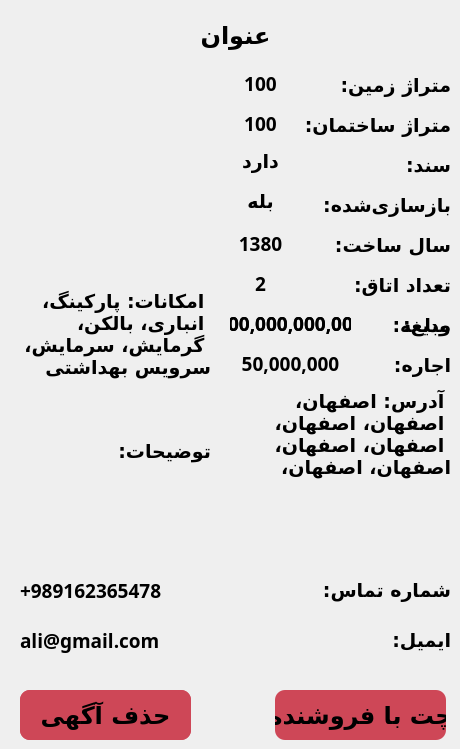
    <widget class="QWidget" name="page_Details_HouseVilla">
     <widget class="QLabel" name="label_detail_hv_total_price_text">
      <property name="geometry">
       <rect>
        <x>360</x>
        <y>310</y>
        <width>91</width>
        <height>31</height>
       </rect>
      </property>
      <property name="font">
       <font>
        <family>B Nazanin</family>
        <pointsize>14</pointsize>
        <weight>75</weight>
        <bold>true</bold>
       </font>
      </property>
      <property name="text">
       <string>مبلغ:</string>
      </property>
      <property name="alignment">
       <set>Qt::AlignLeading|Qt::AlignLeft|Qt::AlignVCenter</set>
      </property>
      <property name="wordWrap">
       <bool>true</bool>
      </property>
     </widget>
     <widget class="QLabel" name="label_45">
      <property name="geometry">
       <rect>
        <x>300</x>
        <y>270</y>
        <width>151</width>
        <height>31</height>
       </rect>
      </property>
      <property name="font">
       <font>
        <family>B Nazanin</family>
        <pointsize>14</pointsize>
        <weight>75</weight>
        <bold>true</bold>
       </font>
      </property>
      <property name="text">
       <string>تعداد اتاق:</string>
      </property>
      <property name="alignment">
       <set>Qt::AlignLeading|Qt::AlignLeft|Qt::AlignVCenter</set>
      </property>
      <property name="wordWrap">
       <bool>true</bool>
      </property>
     </widget>
     <widget class="QLabel" name="label_detail_hv_deposit">
      <property name="geometry">
       <rect>
        <x>230</x>
        <y>310</y>
        <width>121</width>
        <height>31</height>
       </rect>
      </property>
      <property name="font">
       <font>
        <family>B Nazanin</family>
        <pointsize>14</pointsize>
        <weight>75</weight>
        <bold>true</bold>
       </font>
      </property>
      <property name="text">
       <string>100,000,000,000</string>
      </property>
      <property name="alignment">
       <set>Qt::AlignHCenter|Qt::AlignTop</set>
      </property>
      <property name="wordWrap">
       <bool>true</bool>
      </property>
     </widget>
     <widget class="QLabel" name="label_detail_hv_description">
      <property name="geometry">
       <rect>
        <x>10</x>
        <y>440</y>
        <width>201</width>
        <height>121</height>
       </rect>
      </property>
      <property name="font">
       <font>
        <family>B Nazanin</family>
        <pointsize>14</pointsize>
        <weight>75</weight>
        <bold>true</bold>
       </font>
      </property>
      <property name="text">
       <string>توضیحات:</string>
      </property>
      <property name="alignment">
       <set>Qt::AlignLeading|Qt::AlignLeft|Qt::AlignTop</set>
      </property>
      <property name="wordWrap">
       <bool>true</bool>
      </property>
     </widget>
     <widget class="QLabel" name="label_detail_hv_monthly_rent">
      <property name="geometry">
       <rect>
        <x>230</x>
        <y>350</y>
        <width>121</width>
        <height>31</height>
       </rect>
      </property>
      <property name="font">
       <font>
        <family>B Nazanin</family>
        <pointsize>14</pointsize>
        <weight>75</weight>
        <bold>true</bold>
       </font>
      </property>
      <property name="text">
       <string>50,000,000</string>
      </property>
      <property name="alignment">
       <set>Qt::AlignHCenter|Qt::AlignTop</set>
      </property>
      <property name="wordWrap">
       <bool>true</bool>
      </property>
     </widget>
     <widget class="QLabel" name="label_detail_hv_total_price">
      <property name="geometry">
       <rect>
        <x>230</x>
        <y>310</y>
        <width>121</width>
        <height>31</height>
       </rect>
      </property>
      <property name="font">
       <font>
        <family>B Nazanin</family>
        <pointsize>14</pointsize>
        <weight>75</weight>
        <bold>true</bold>
       </font>
      </property>
      <property name="text">
       <string>100,000,000,000</string>
      </property>
      <property name="alignment">
       <set>Qt::AlignHCenter|Qt::AlignTop</set>
      </property>
      <property name="wordWrap">
       <bool>true</bool>
      </property>
     </widget>
     <widget class="QLabel" name="label_detail_hv_facilities">
      <property name="geometry">
       <rect>
        <x>20</x>
        <y>290</y>
        <width>191</width>
        <height>131</height>
       </rect>
      </property>
      <property name="font">
       <font>
        <family>B Nazanin</family>
        <pointsize>14</pointsize>
        <weight>75</weight>
        <bold>true</bold>
       </font>
      </property>
      <property name="text">
       <string>امکانات: پارکینگ، انباری، بالکن، گرمایش، سرمایش، سرویس بهداشتی</string>
      </property>
      <property name="alignment">
       <set>Qt::AlignLeading|Qt::AlignLeft|Qt::AlignTop</set>
      </property>
      <property name="wordWrap">
       <bool>true</bool>
      </property>
     </widget>
     <widget class="QLabel" name="label_detail_hv_build_area">
      <property name="geometry">
       <rect>
        <x>230</x>
        <y>110</y>
        <width>61</width>
        <height>31</height>
       </rect>
      </property>
      <property name="font">
       <font>
        <family>B Nazanin</family>
        <pointsize>14</pointsize>
        <weight>75</weight>
        <bold>true</bold>
       </font>
      </property>
      <property name="text">
       <string>100</string>
      </property>
      <property name="alignment">
       <set>Qt::AlignHCenter|Qt::AlignTop</set>
      </property>
      <property name="wordWrap">
       <bool>true</bool>
      </property>
     </widget>
     <widget class="QLabel" name="label_detail_hv_email">
      <property name="geometry">
       <rect>
        <x>20</x>
        <y>620</y>
        <width>291</width>
        <height>41</height>
       </rect>
      </property>
      <property name="font">
       <font>
        <family>B Nazanin</family>
        <pointsize>14</pointsize>
        <weight>75</weight>
        <bold>true</bold>
       </font>
      </property>
      <property name="layoutDirection">
       <enum>Qt::LeftToRight</enum>
      </property>
      <property name="text">
       <string>ali@gmail.com</string>
      </property>
      <property name="alignment">
       <set>Qt::AlignLeading|Qt::AlignLeft|Qt::AlignVCenter</set>
      </property>
      <property name="wordWrap">
       <bool>true</bool>
      </property>
     </widget>
     <widget class="QLabel" name="label_detail_hv_photo">
      <property name="geometry">
       <rect>
        <x>20</x>
        <y>80</y>
        <width>200</width>
        <height>200</height>
       </rect>
      </property>
      <property name="text">
       <string/>
      </property>
      <property name="pixmap">
       <pixmap resource="resources.qrc">:/images/default.jpg</pixmap>
      </property>
      <property name="scaledContents">
       <bool>true</bool>
      </property>
      <property name="alignment">
       <set>Qt::AlignCenter</set>
      </property>
     </widget>
     <widget class="QLabel" name="label_63">
      <property name="geometry">
       <rect>
        <x>290</x>
        <y>150</y>
        <width>161</width>
        <height>31</height>
       </rect>
      </property>
      <property name="font">
       <font>
        <family>B Nazanin</family>
        <pointsize>14</pointsize>
        <weight>75</weight>
        <bold>true</bold>
       </font>
      </property>
      <property name="text">
       <string>سند:</string>
      </property>
      <property name="alignment">
       <set>Qt::AlignLeading|Qt::AlignLeft|Qt::AlignVCenter</set>
      </property>
      <property name="wordWrap">
       <bool>true</bool>
      </property>
     </widget>
     <widget class="QLabel" name="label_47">
      <property name="geometry">
       <rect>
        <x>300</x>
        <y>230</y>
        <width>151</width>
        <height>31</height>
       </rect>
      </property>
      <property name="font">
       <font>
        <family>B Nazanin</family>
        <pointsize>14</pointsize>
        <weight>75</weight>
        <bold>true</bold>
       </font>
      </property>
      <property name="text">
       <string>سال ساخت:</string>
      </property>
      <property name="alignment">
       <set>Qt::AlignLeading|Qt::AlignLeft|Qt::AlignVCenter</set>
      </property>
      <property name="wordWrap">
       <bool>true</bool>
      </property>
     </widget>
     <widget class="QLabel" name="label_detail_hv_phone">
      <property name="geometry">
       <rect>
        <x>20</x>
        <y>570</y>
        <width>291</width>
        <height>41</height>
       </rect>
      </property>
      <property name="font">
       <font>
        <family>B Nazanin</family>
        <pointsize>14</pointsize>
        <weight>75</weight>
        <bold>true</bold>
       </font>
      </property>
      <property name="layoutDirection">
       <enum>Qt::LeftToRight</enum>
      </property>
      <property name="text">
       <string>+989162365478</string>
      </property>
      <property name="alignment">
       <set>Qt::AlignLeading|Qt::AlignLeft|Qt::AlignVCenter</set>
      </property>
      <property name="wordWrap">
       <bool>true</bool>
      </property>
     </widget>
     <widget class="QLabel" name="label_68">
      <property name="geometry">
       <rect>
        <x>320</x>
        <y>620</y>
        <width>131</width>
        <height>41</height>
       </rect>
      </property>
      <property name="font">
       <font>
        <family>B Nazanin</family>
        <pointsize>14</pointsize>
        <weight>75</weight>
        <bold>true</bold>
       </font>
      </property>
      <property name="text">
       <string>ایمیل:</string>
      </property>
      <property name="alignment">
       <set>Qt::AlignLeading|Qt::AlignLeft|Qt::AlignVCenter</set>
      </property>
      <property name="wordWrap">
       <bool>true</bool>
      </property>
     </widget>
     <widget class="QLabel" name="label_61">
      <property name="geometry">
       <rect>
        <x>290</x>
        <y>190</y>
        <width>161</width>
        <height>31</height>
       </rect>
      </property>
      <property name="font">
       <font>
        <family>B Nazanin</family>
        <pointsize>14</pointsize>
        <weight>75</weight>
        <bold>true</bold>
       </font>
      </property>
      <property name="text">
       <string>بازسازی‌شده:</string>
      </property>
      <property name="alignment">
       <set>Qt::AlignLeading|Qt::AlignLeft|Qt::AlignVCenter</set>
      </property>
      <property name="wordWrap">
       <bool>true</bool>
      </property>
     </widget>
     <widget class="QLabel" name="label_detail_hv_deposit_text">
      <property name="geometry">
       <rect>
        <x>350</x>
        <y>310</y>
        <width>101</width>
        <height>31</height>
       </rect>
      </property>
      <property name="font">
       <font>
        <family>B Nazanin</family>
        <pointsize>14</pointsize>
        <weight>75</weight>
        <bold>true</bold>
       </font>
      </property>
      <property name="text">
       <string>ودیعه:</string>
      </property>
      <property name="alignment">
       <set>Qt::AlignLeading|Qt::AlignLeft|Qt::AlignVCenter</set>
      </property>
      <property name="wordWrap">
       <bool>true</bool>
      </property>
     </widget>
     <widget class="QLabel" name="label_detail_hv_title">
      <property name="geometry">
       <rect>
        <x>20</x>
        <y>10</y>
        <width>431</width>
        <height>51</height>
       </rect>
      </property>
      <property name="font">
       <font>
        <family>B Nazanin</family>
        <pointsize>18</pointsize>
        <weight>75</weight>
        <bold>true</bold>
       </font>
      </property>
      <property name="text">
       <string>عنوان</string>
      </property>
      <property name="alignment">
       <set>Qt::AlignCenter</set>
      </property>
      <property name="wordWrap">
       <bool>true</bool>
      </property>
     </widget>
     <widget class="QLabel" name="label_detail_hv_room">
      <property name="geometry">
       <rect>
        <x>230</x>
        <y>270</y>
        <width>61</width>
        <height>31</height>
       </rect>
      </property>
      <property name="font">
       <font>
        <family>B Nazanin</family>
        <pointsize>14</pointsize>
        <weight>75</weight>
        <bold>true</bold>
       </font>
      </property>
      <property name="text">
       <string>2</string>
      </property>
      <property name="alignment">
       <set>Qt::AlignHCenter|Qt::AlignTop</set>
      </property>
      <property name="wordWrap">
       <bool>true</bool>
      </property>
     </widget>
     <widget class="QLabel" name="label_detail_hv_monthly_rent_text">
      <property name="geometry">
       <rect>
        <x>350</x>
        <y>350</y>
        <width>101</width>
        <height>31</height>
       </rect>
      </property>
      <property name="font">
       <font>
        <family>B Nazanin</family>
        <pointsize>14</pointsize>
        <weight>75</weight>
        <bold>true</bold>
       </font>
      </property>
      <property name="text">
       <string>اجاره:</string>
      </property>
      <property name="alignment">
       <set>Qt::AlignLeading|Qt::AlignLeft|Qt::AlignVCenter</set>
      </property>
      <property name="wordWrap">
       <bool>true</bool>
      </property>
     </widget>
     <widget class="QLabel" name="label_detail_hv_deed">
      <property name="geometry">
       <rect>
        <x>230</x>
        <y>150</y>
        <width>61</width>
        <height>31</height>
       </rect>
      </property>
      <property name="font">
       <font>
        <family>B Nazanin</family>
        <pointsize>14</pointsize>
        <weight>75</weight>
        <bold>true</bold>
       </font>
      </property>
      <property name="text">
       <string>دارد</string>
      </property>
      <property name="alignment">
       <set>Qt::AlignHCenter|Qt::AlignTop</set>
      </property>
      <property name="wordWrap">
       <bool>true</bool>
      </property>
     </widget>
     <widget class="QLabel" name="label_detail_hv_renovated">
      <property name="geometry">
       <rect>
        <x>230</x>
        <y>190</y>
        <width>61</width>
        <height>31</height>
       </rect>
      </property>
      <property name="font">
       <font>
        <family>B Nazanin</family>
        <pointsize>14</pointsize>
        <weight>75</weight>
        <bold>true</bold>
       </font>
      </property>
      <property name="text">
       <string>بله</string>
      </property>
      <property name="alignment">
       <set>Qt::AlignHCenter|Qt::AlignTop</set>
      </property>
      <property name="wordWrap">
       <bool>true</bool>
      </property>
     </widget>
     <widget class="QLabel" name="label_49">
      <property name="geometry">
       <rect>
        <x>290</x>
        <y>70</y>
        <width>161</width>
        <height>31</height>
       </rect>
      </property>
      <property name="font">
       <font>
        <family>B Nazanin</family>
        <pointsize>14</pointsize>
        <weight>75</weight>
        <bold>true</bold>
       </font>
      </property>
      <property name="text">
       <string>متراژ زمین:</string>
      </property>
      <property name="alignment">
       <set>Qt::AlignLeading|Qt::AlignLeft|Qt::AlignVCenter</set>
      </property>
      <property name="wordWrap">
       <bool>true</bool>
      </property>
     </widget>
     <widget class="QLabel" name="label_detail_hv_full_address">
      <property name="geometry">
       <rect>
        <x>230</x>
        <y>390</y>
        <width>221</width>
        <height>171</height>
       </rect>
      </property>
      <property name="font">
       <font>
        <family>B Nazanin</family>
        <pointsize>14</pointsize>
        <weight>75</weight>
        <bold>true</bold>
       </font>
      </property>
      <property name="text">
       <string>آدرس: اصفهان، اصفهان، اصفهان، اصفهان، اصفهان، اصفهان، اصفهان، </string>
      </property>
      <property name="alignment">
       <set>Qt::AlignLeading|Qt::AlignLeft|Qt::AlignTop</set>
      </property>
      <property name="wordWrap">
       <bool>true</bool>
      </property>
     </widget>
     <widget class="QLabel" name="label_66">
      <property name="geometry">
       <rect>
        <x>320</x>
        <y>570</y>
        <width>131</width>
        <height>41</height>
       </rect>
      </property>
      <property name="font">
       <font>
        <family>B Nazanin</family>
        <pointsize>14</pointsize>
        <weight>75</weight>
        <bold>true</bold>
       </font>
      </property>
      <property name="text">
       <string>شماره تماس:</string>
      </property>
      <property name="alignment">
       <set>Qt::AlignLeading|Qt::AlignLeft|Qt::AlignVCenter</set>
      </property>
      <property name="wordWrap">
       <bool>true</bool>
      </property>
     </widget>
     <widget class="QLabel" name="label_50">
      <property name="geometry">
       <rect>
        <x>290</x>
        <y>110</y>
        <width>161</width>
        <height>31</height>
       </rect>
      </property>
      <property name="font">
       <font>
        <family>B Nazanin</family>
        <pointsize>14</pointsize>
        <weight>75</weight>
        <bold>true</bold>
       </font>
      </property>
      <property name="text">
       <string>متراژ ساختمان:</string>
      </property>
      <property name="alignment">
       <set>Qt::AlignLeading|Qt::AlignLeft|Qt::AlignVCenter</set>
      </property>
      <property name="wordWrap">
       <bool>true</bool>
      </property>
     </widget>
     <widget class="QLabel" name="label_detail_hv_land_area">
      <property name="geometry">
       <rect>
        <x>230</x>
        <y>70</y>
        <width>61</width>
        <height>31</height>
       </rect>
      </property>
      <property name="font">
       <font>
        <family>B Nazanin</family>
        <pointsize>14</pointsize>
        <weight>75</weight>
        <bold>true</bold>
       </font>
      </property>
      <property name="text">
       <string>100</string>
      </property>
      <property name="alignment">
       <set>Qt::AlignHCenter|Qt::AlignTop</set>
      </property>
      <property name="wordWrap">
       <bool>true</bool>
      </property>
     </widget>
     <widget class="QPushButton" name="pushButton_detail_hv_report">
      <property name="geometry">
       <rect>
        <x>20</x>
        <y>690</y>
        <width>171</width>
        <height>50</height>
       </rect>
      </property>
      <property name="font">
       <font>
        <family>B Nazanin</family>
        <pointsize>18</pointsize>
        <weight>75</weight>
        <bold>true</bold>
       </font>
      </property>
      <property name="cursor">
       <cursorShape>PointingHandCursor</cursorShape>
      </property>
      <property name="styleSheet">
       <string notr="true">background-color: #CE4757;
border-style: solid;
border-color: black;
border-width: 0px;
border-radius: 10px;</string>
      </property>
      <property name="text">
       <string>گزارش آگهی</string>
      </property>
     </widget>
     <widget class="QLabel" name="label_detail_hv_year">
      <property name="geometry">
       <rect>
        <x>230</x>
        <y>230</y>
        <width>61</width>
        <height>31</height>
       </rect>
      </property>
      <property name="font">
       <font>
        <family>B Nazanin</family>
        <pointsize>14</pointsize>
        <weight>75</weight>
        <bold>true</bold>
       </font>
      </property>
      <property name="text">
       <string>1380</string>
      </property>
      <property name="alignment">
       <set>Qt::AlignHCenter|Qt::AlignTop</set>
      </property>
      <property name="wordWrap">
       <bool>true</bool>
      </property>
     </widget>
     <widget class="QPushButton" name="pushButton_detail_hv_chat">
      <property name="geometry">
       <rect>
        <x>275</x>
        <y>690</y>
        <width>171</width>
        <height>50</height>
       </rect>
      </property>
      <property name="font">
       <font>
        <family>B Nazanin</family>
        <pointsize>18</pointsize>
        <weight>75</weight>
        <bold>true</bold>
       </font>
      </property>
      <property name="cursor">
       <cursorShape>PointingHandCursor</cursorShape>
      </property>
      <property name="styleSheet">
       <string notr="true">background-color: #CE4757;
border-style: solid;
border-color: black;
border-width: 0px;
border-radius: 10px;</string>
      </property>
      <property name="text">
       <string>چت با فروشنده</string>
      </property>
     </widget>
     <widget class="QPushButton" name="pushButton_detail_hv_delete">
      <property name="geometry">
       <rect>
        <x>20</x>
        <y>690</y>
        <width>171</width>
        <height>50</height>
       </rect>
      </property>
      <property name="font">
       <font>
        <family>B Nazanin</family>
        <pointsize>18</pointsize>
        <weight>75</weight>
        <bold>true</bold>
       </font>
      </property>
      <property name="cursor">
       <cursorShape>PointingHandCursor</cursorShape>
      </property>
      <property name="styleSheet">
       <string notr="true">background-color: #CE4757;
border-style: solid;
border-color: black;
border-width: 0px;
border-radius: 10px;</string>
      </property>
      <property name="text">
       <string>حذف آگهی</string>
      </property>
     </widget>
    </widget>
